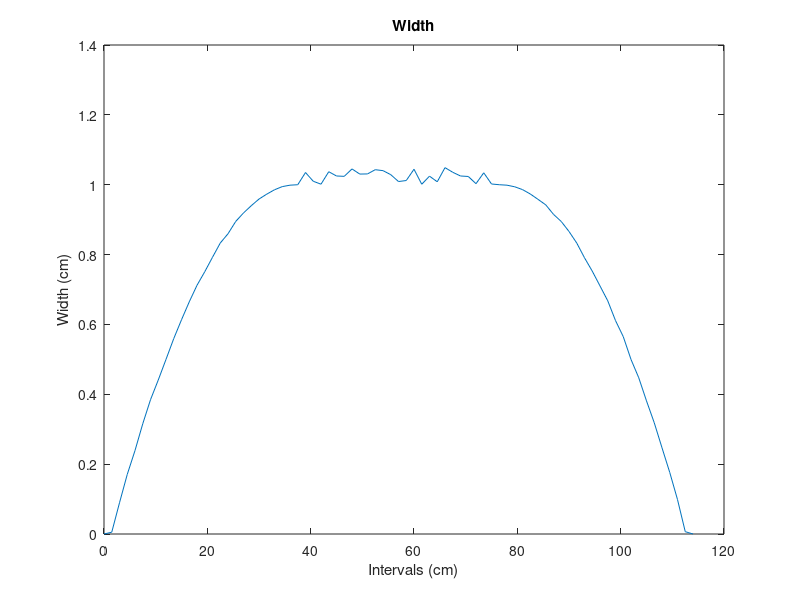

Recreate this plot in MATLAB.
%Andrew Brown Homework 6 Problem 4

clc
clear
close all

%Find area of tea spill
widthData=dlmread('TeaSpill.txt'); %read the teaspill width (cm) data
int=0:1.5:1.5*length(widthData)-1; %make 1.5 cm intervals
area=trapz(int,widthData); %calculate area using the correct intervals
fprintf('Area of Tea Spill: %0.3f (cm^2)\n', area) %print out the calcuated area
plot(int,widthData) %plot the width
xlabel('Intervals (cm)') %x label
ylabel('Width (cm)') %y label
title('Width') %title 
